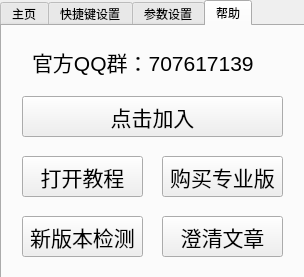
<?xml version="1.0" encoding="UTF-8"?>
<ui version="4.0">
 <class>MainWindow</class>
 <widget class="QMainWindow" name="MainWindow">
  <property name="geometry">
   <rect>
    <x>0</x>
    <y>0</y>
    <width>304</width>
    <height>277</height>
   </rect>
  </property>
  <property name="windowTitle">
   <string>ClipNoteFree</string>
  </property>
  <widget class="QWidget" name="centralwidget">
   <widget class="QTabWidget" name="tabWidget">
    <property name="geometry">
     <rect>
      <x>0</x>
      <y>0</y>
      <width>321</width>
      <height>281</height>
     </rect>
    </property>
    <property name="currentIndex">
     <number>3</number>
    </property>
    <widget class="QWidget" name="tab">
     <attribute name="title">
      <string>主页</string>
     </attribute>
     <widget class="QWidget" name="layoutWidget">
      <property name="geometry">
       <rect>
        <x>10</x>
        <y>70</y>
        <width>281</width>
        <height>171</height>
       </rect>
      </property>
      <layout class="QVBoxLayout" name="verticalLayout_3">
       <item>
        <widget class="QPushButton" name="pushButton">
         <property name="sizePolicy">
          <sizepolicy hsizetype="Minimum" vsizetype="Minimum">
           <horstretch>0</horstretch>
           <verstretch>0</verstretch>
          </sizepolicy>
         </property>
         <property name="font">
          <font>
           <pointsize>20</pointsize>
          </font>
         </property>
         <property name="styleSheet">
          <string notr="true">color: rgb(255, 255, 255);
background-color: rgb(0, 170, 255);</string>
         </property>
         <property name="text">
          <string>打开本地视频</string>
         </property>
        </widget>
       </item>
       <item>
        <widget class="QPushButton" name="pushButton_5">
         <property name="sizePolicy">
          <sizepolicy hsizetype="Minimum" vsizetype="Minimum">
           <horstretch>0</horstretch>
           <verstretch>0</verstretch>
          </sizepolicy>
         </property>
         <property name="font">
          <font>
           <pointsize>20</pointsize>
          </font>
         </property>
         <property name="styleSheet">
          <string notr="true">color: rgb(255, 255, 255);
background-color: rgb(0, 255, 127);</string>
         </property>
         <property name="text">
          <string>打开网页视频</string>
         </property>
        </widget>
       </item>
       <item>
        <widget class="QPushButton" name="pushButton_2">
         <property name="sizePolicy">
          <sizepolicy hsizetype="Minimum" vsizetype="Minimum">
           <horstretch>0</horstretch>
           <verstretch>0</verstretch>
          </sizepolicy>
         </property>
         <property name="font">
          <font>
           <pointsize>20</pointsize>
          </font>
         </property>
         <property name="styleSheet">
          <string notr="true">color: rgb(255, 255, 255);
background-color: rgb(255, 170, 255);</string>
         </property>
         <property name="text">
          <string>打开直链视频</string>
         </property>
        </widget>
       </item>
      </layout>
     </widget>
     <widget class="QGroupBox" name="groupBox">
      <property name="geometry">
       <rect>
        <x>10</x>
        <y>10</y>
        <width>281</width>
        <height>51</height>
       </rect>
      </property>
      <property name="title">
       <string>选项</string>
      </property>
      <widget class="QWidget" name="horizontalLayoutWidget">
       <property name="geometry">
        <rect>
         <x>10</x>
         <y>20</y>
         <width>263</width>
         <height>21</height>
        </rect>
       </property>
       <layout class="QHBoxLayout" name="horizontalLayout">
        <item>
         <widget class="QCheckBox" name="checkBox_1">
          <property name="sizePolicy">
           <sizepolicy hsizetype="Minimum" vsizetype="Fixed">
            <horstretch>0</horstretch>
            <verstretch>0</verstretch>
           </sizepolicy>
          </property>
          <property name="text">
           <string>时分秒格式</string>
          </property>
         </widget>
        </item>
        <item>
         <widget class="QCheckBox" name="checkBox_2">
          <property name="sizePolicy">
           <sizepolicy hsizetype="Minimum" vsizetype="Fixed">
            <horstretch>0</horstretch>
            <verstretch>0</verstretch>
           </sizepolicy>
          </property>
          <property name="text">
           <string>打开至托盘</string>
          </property>
         </widget>
        </item>
        <item>
         <widget class="QCheckBox" name="checkBox_3">
          <property name="sizePolicy">
           <sizepolicy hsizetype="Minimum" vsizetype="Fixed">
            <horstretch>0</horstretch>
            <verstretch>0</verstretch>
           </sizepolicy>
          </property>
          <property name="text">
           <string>开机自启动</string>
          </property>
         </widget>
        </item>
       </layout>
      </widget>
     </widget>
    </widget>
    <widget class="QWidget" name="tab_2">
     <attribute name="title">
      <string>快捷键设置</string>
     </attribute>
     <widget class="QGroupBox" name="groupBox_2">
      <property name="geometry">
       <rect>
        <x>0</x>
        <y>10</y>
        <width>291</width>
        <height>241</height>
       </rect>
      </property>
      <property name="title">
       <string>快捷键</string>
      </property>
      <widget class="QWidget" name="gridLayoutWidget_2">
       <property name="geometry">
        <rect>
         <x>20</x>
         <y>20</y>
         <width>261</width>
         <height>211</height>
        </rect>
       </property>
       <layout class="QGridLayout" name="gridLayout_2">
        <item row="3" column="2">
         <widget class="QKeySequenceEdit" name="keySequenceEdit_6">
          <property name="toolTip">
           <string>&lt;html&gt;&lt;head/&gt;&lt;body&gt;&lt;p&gt;快退&lt;/p&gt;&lt;/body&gt;&lt;/html&gt;</string>
          </property>
          <property name="whatsThis">
           <string>&lt;html&gt;&lt;head/&gt;&lt;body&gt;&lt;p&gt;&lt;br/&gt;&lt;/p&gt;&lt;/body&gt;&lt;/html&gt;</string>
          </property>
          <!-- <property name="clearButtonEnabled">
           <bool>true</bool>
          </property>
          <property name="maximumSequenceLength">
           <longLong>1</longLong>
          </property> -->
         </widget>
        </item>
        <item row="4" column="0">
         <widget class="QLabel" name="label_12">
          <property name="text">
           <string>播放/暂停</string>
          </property>
          <property name="alignment">
           <set>Qt::AlignCenter</set>
          </property>
         </widget>
        </item>
        <item row="0" column="2">
         <widget class="QLabel" name="label_5">
          <property name="text">
           <string>编辑截图</string>
          </property>
          <property name="alignment">
           <set>Qt::AlignCenter</set>
          </property>
         </widget>
        </item>
        <item row="4" column="1">
         <widget class="QLabel" name="label_13">
          <property name="text">
           <string>加速</string>
          </property>
          <property name="alignment">
           <set>Qt::AlignCenter</set>
          </property>
         </widget>
        </item>
        <item row="0" column="1">
         <widget class="QLabel" name="label_4">
          <property name="text">
           <string>视频截图</string>
          </property>
          <property name="alignment">
           <set>Qt::AlignCenter</set>
          </property>
         </widget>
        </item>
        <item row="3" column="1">
         <widget class="QKeySequenceEdit" name="keySequenceEdit_5">
          <property name="toolTip">
           <string>&lt;html&gt;&lt;head/&gt;&lt;body&gt;&lt;p&gt;快进&lt;/p&gt;&lt;/body&gt;&lt;/html&gt;</string>
          </property>
          <property name="whatsThis">
           <string>&lt;html&gt;&lt;head/&gt;&lt;body&gt;&lt;p&gt;&lt;br/&gt;&lt;/p&gt;&lt;/body&gt;&lt;/html&gt;</string>
          </property>
          <!-- <property name="clearButtonEnabled">
           <bool>true</bool>
          </property>
          <property name="maximumSequenceLength">
           <longLong>1</longLong>
          </property> -->
         </widget>
        </item>
        <item row="1" column="2">
         <widget class="QKeySequenceEdit" name="keySequenceEdit_3">
          <property name="toolTip">
           <string>&lt;html&gt;&lt;head/&gt;&lt;body&gt;&lt;p&gt;编辑截图&lt;/p&gt;&lt;/body&gt;&lt;/html&gt;</string>
          </property>
          <property name="whatsThis">
           <string>&lt;html&gt;&lt;head/&gt;&lt;body&gt;&lt;p&gt;&lt;br/&gt;&lt;/p&gt;&lt;/body&gt;&lt;/html&gt;</string>
          </property>
          <!-- <property name="clearButtonEnabled">
           <bool>true</bool>
          </property>
          <property name="maximumSequenceLength">
           <longLong>1</longLong>
          </property> -->
         </widget>
        </item>
        <item row="7" column="2">
         <widget class="QKeySequenceEdit" name="keySequenceEdit_12">
          <property name="toolTip">
           <string>&lt;html&gt;&lt;head/&gt;&lt;body&gt;&lt;p&gt;音量-&lt;/p&gt;&lt;/body&gt;&lt;/html&gt;</string>
          </property>
          <property name="whatsThis">
           <string>&lt;html&gt;&lt;head/&gt;&lt;body&gt;&lt;p&gt;&lt;br/&gt;&lt;/p&gt;&lt;/body&gt;&lt;/html&gt;</string>
          </property>
          <!-- <property name="clearButtonEnabled">
           <bool>true</bool>
          </property>
          <property name="maximumSequenceLength">
           <longLong>1</longLong>
          </property> -->
         </widget>
        </item>
        <item row="7" column="1">
         <widget class="QKeySequenceEdit" name="keySequenceEdit_11">
          <property name="toolTip">
           <string>&lt;html&gt;&lt;head/&gt;&lt;body&gt;&lt;p&gt;音量+&lt;/p&gt;&lt;/body&gt;&lt;/html&gt;</string>
          </property>
          <property name="whatsThis">
           <string>&lt;html&gt;&lt;head/&gt;&lt;body&gt;&lt;p&gt;&lt;br/&gt;&lt;/p&gt;&lt;/body&gt;&lt;/html&gt;</string>
          </property>
          <!-- <property name="clearButtonEnabled">
           <bool>true</bool>
          </property>
          <property name="maximumSequenceLength">
           <longLong>1</longLong>
          </property> -->
         </widget>
        </item>
        <item row="0" column="0">
         <widget class="QLabel" name="label">
          <property name="text">
           <string>跳转链接</string>
          </property>
          <property name="alignment">
           <set>Qt::AlignCenter</set>
          </property>
         </widget>
        </item>
        <item row="5" column="2">
         <widget class="QKeySequenceEdit" name="keySequenceEdit_9">
          <property name="toolTip">
           <string>&lt;html&gt;&lt;head/&gt;&lt;body&gt;&lt;p&gt;减速&lt;/p&gt;&lt;/body&gt;&lt;/html&gt;</string>
          </property>
          <property name="whatsThis">
           <string>&lt;html&gt;&lt;head/&gt;&lt;body&gt;&lt;p&gt;&lt;br/&gt;&lt;/p&gt;&lt;/body&gt;&lt;/html&gt;</string>
          </property>
          <!-- <property name="clearButtonEnabled">
           <bool>true</bool>
          </property>
          <property name="maximumSequenceLength">
           <longLong>1</longLong>
          </property> -->
         </widget>
        </item>
        <item row="2" column="2">
         <widget class="QLabel" name="label_9">
          <property name="text">
           <string>快退</string>
          </property>
          <property name="alignment">
           <set>Qt::AlignCenter</set>
          </property>
         </widget>
        </item>
        <item row="3" column="0">
         <widget class="QKeySequenceEdit" name="keySequenceEdit_4">
          <property name="toolTip">
           <string>&lt;html&gt;&lt;head/&gt;&lt;body&gt;&lt;p&gt;提取文字&lt;/p&gt;&lt;/body&gt;&lt;/html&gt;</string>
          </property>
          <property name="whatsThis">
           <string>&lt;html&gt;&lt;head/&gt;&lt;body&gt;&lt;p&gt;&lt;br/&gt;&lt;/p&gt;&lt;/body&gt;&lt;/html&gt;</string>
          </property>
          <!-- <property name="clearButtonEnabled">
           <bool>true</bool>
          </property>
          <property name="maximumSequenceLength">
           <longLong>1</longLong>
          </property> -->
         </widget>
        </item>
        <item row="1" column="0">
         <widget class="QKeySequenceEdit" name="keySequenceEdit_1">
          <property name="toolTip">
           <string>&lt;html&gt;&lt;head/&gt;&lt;body&gt;&lt;p&gt;插入跳转链接&lt;/p&gt;&lt;/body&gt;&lt;/html&gt;</string>
          </property>
          <property name="whatsThis">
           <string>&lt;html&gt;&lt;head/&gt;&lt;body&gt;&lt;p&gt;&lt;br/&gt;&lt;/p&gt;&lt;/body&gt;&lt;/html&gt;</string>
          </property>
          <!-- <property name="clearButtonEnabled">
           <bool>true</bool>
          </property>
          <property name="maximumSequenceLength">
           <longLong>1</longLong>
          </property> -->
         </widget>
        </item>
        <item row="2" column="0">
         <widget class="QLabel" name="label_7">
          <property name="text">
           <string>提取文字</string>
          </property>
          <property name="alignment">
           <set>Qt::AlignCenter</set>
          </property>
         </widget>
        </item>
        <item row="5" column="0">
         <widget class="QKeySequenceEdit" name="keySequenceEdit_7">
          <property name="toolTip">
           <string>&lt;html&gt;&lt;head/&gt;&lt;body&gt;&lt;p&gt;播放/暂停&lt;/p&gt;&lt;/body&gt;&lt;/html&gt;</string>
          </property>
          <property name="whatsThis">
           <string>&lt;html&gt;&lt;head/&gt;&lt;body&gt;&lt;p&gt;&lt;br/&gt;&lt;/p&gt;&lt;/body&gt;&lt;/html&gt;</string>
          </property>
          <!-- <property name="clearButtonEnabled">
           <bool>true</bool>
          </property>
          <property name="maximumSequenceLength">
           <longLong>1</longLong>
          </property> -->
         </widget>
        </item>
        <item row="5" column="1">
         <widget class="QKeySequenceEdit" name="keySequenceEdit_8">
          <property name="toolTip">
           <string>&lt;html&gt;&lt;head/&gt;&lt;body&gt;&lt;p&gt;加速&lt;/p&gt;&lt;/body&gt;&lt;/html&gt;</string>
          </property>
          <property name="whatsThis">
           <string>&lt;html&gt;&lt;head/&gt;&lt;body&gt;&lt;p&gt;&lt;br/&gt;&lt;/p&gt;&lt;/body&gt;&lt;/html&gt;</string>
          </property>
          <!-- <property name="clearButtonEnabled">
           <bool>true</bool>
          </property>
          <property name="maximumSequenceLength">
           <longLong>1</longLong>
          </property> -->
         </widget>
        </item>
        <item row="2" column="1">
         <widget class="QLabel" name="label_8">
          <property name="text">
           <string>快进</string>
          </property>
          <property name="alignment">
           <set>Qt::AlignCenter</set>
          </property>
         </widget>
        </item>
        <item row="4" column="2">
         <widget class="QLabel" name="label_14">
          <property name="text">
           <string>减速</string>
          </property>
          <property name="alignment">
           <set>Qt::AlignCenter</set>
          </property>
         </widget>
        </item>
        <item row="7" column="0">
         <widget class="QKeySequenceEdit" name="keySequenceEdit_10">
          <property name="toolTip">
           <string>&lt;html&gt;&lt;head/&gt;&lt;body&gt;&lt;p&gt;常速&lt;/p&gt;&lt;/body&gt;&lt;/html&gt;</string>
          </property>
          <property name="whatsThis">
           <string>&lt;html&gt;&lt;head/&gt;&lt;body&gt;&lt;p&gt;&lt;br/&gt;&lt;/p&gt;&lt;/body&gt;&lt;/html&gt;</string>
          </property>
          <!-- <property name="clearButtonEnabled">
           <bool>true</bool>
          </property>
          <property name="maximumSequenceLength">
           <longLong>1</longLong>
          </property> -->
         </widget>
        </item>
        <item row="1" column="1">
         <widget class="QKeySequenceEdit" name="keySequenceEdit_2">
          <property name="toolTip">
           <string>&lt;html&gt;&lt;head/&gt;&lt;body&gt;&lt;p&gt;视频截图&lt;/p&gt;&lt;/body&gt;&lt;/html&gt;</string>
          </property>
          <property name="whatsThis">
           <string>&lt;html&gt;&lt;head/&gt;&lt;body&gt;&lt;p&gt;&lt;br/&gt;&lt;/p&gt;&lt;/body&gt;&lt;/html&gt;</string>
          </property>
          <!-- <property name="clearButtonEnabled">
           <bool>true</bool>
          </property>
          <property name="maximumSequenceLength">
           <longLong>1</longLong>
          </property> -->
         </widget>
        </item>
        <item row="6" column="0">
         <widget class="QLabel" name="label_15">
          <property name="text">
           <string>常速</string>
          </property>
          <property name="alignment">
           <set>Qt::AlignCenter</set>
          </property>
         </widget>
        </item>
        <item row="6" column="1">
         <widget class="QLabel" name="label_16">
          <property name="text">
           <string>音量+</string>
          </property>
          <property name="alignment">
           <set>Qt::AlignCenter</set>
          </property>
         </widget>
        </item>
        <item row="6" column="2">
         <widget class="QLabel" name="label_17">
          <property name="text">
           <string>音量-</string>
          </property>
          <property name="alignment">
           <set>Qt::AlignCenter</set>
          </property>
         </widget>
        </item>
       </layout>
      </widget>
     </widget>
    </widget>
    <widget class="QWidget" name="tab_5">
     <attribute name="title">
      <string>参数设置</string>
     </attribute>
     <widget class="QGroupBox" name="groupBox_3">
      <property name="geometry">
       <rect>
        <x>10</x>
        <y>160</y>
        <width>281</width>
        <height>81</height>
       </rect>
      </property>
      <property name="title">
       <string>百度智能云（高精度OCR）</string>
      </property>
      <widget class="QWidget" name="formLayoutWidget_2">
       <property name="geometry">
        <rect>
         <x>10</x>
         <y>20</y>
         <width>261</width>
         <height>51</height>
        </rect>
       </property>
       <layout class="QFormLayout" name="formLayout_2">
        <item row="0" column="0">
         <widget class="QLabel" name="label_3">
          <property name="text">
           <string>API_KEY</string>
          </property>
          <property name="alignment">
           <set>Qt::AlignCenter</set>
          </property>
         </widget>
        </item>
        <item row="0" column="1">
         <widget class="QLineEdit" name="lineEdit_4"/>
        </item>
        <item row="1" column="0">
         <widget class="QLabel" name="label_6">
          <property name="text">
           <string>SECRET_KEY</string>
          </property>
          <property name="alignment">
           <set>Qt::AlignCenter</set>
          </property>
         </widget>
        </item>
        <item row="1" column="1">
         <widget class="QLineEdit" name="lineEdit_5"/>
        </item>
       </layout>
      </widget>
     </widget>
     <widget class="QGroupBox" name="groupBox_5">
      <property name="geometry">
       <rect>
        <x>10</x>
        <y>0</y>
        <width>281</width>
        <height>81</height>
       </rect>
      </property>
      <property name="title">
       <string>路径</string>
      </property>
      <widget class="QWidget" name="formLayoutWidget_4">
       <property name="geometry">
        <rect>
         <x>10</x>
         <y>20</y>
         <width>221</width>
         <height>51</height>
        </rect>
       </property>
       <layout class="QFormLayout" name="formLayout_4">
        <item row="0" column="0">
         <widget class="QLabel" name="label_10">
          <property name="text">
           <string>PotPlayer</string>
          </property>
         </widget>
        </item>
        <item row="0" column="1">
         <widget class="QLineEdit" name="lineEdit_9">
          <property name="readOnly">
           <bool>true</bool>
          </property>
         </widget>
        </item>
        <item row="1" column="0">
         <widget class="QLabel" name="label_11">
          <property name="text">
           <string>Snipaste</string>
          </property>
         </widget>
        </item>
        <item row="1" column="1">
         <widget class="QLineEdit" name="lineEdit_10">
          <property name="readOnly">
           <bool>true</bool>
          </property>
         </widget>
        </item>
       </layout>
      </widget>
      <widget class="QPushButton" name="pushButton_13">
       <property name="geometry">
        <rect>
         <x>230</x>
         <y>22</y>
         <width>41</width>
         <height>21</height>
        </rect>
       </property>
       <property name="text">
        <string>选择</string>
       </property>
      </widget>
      <widget class="QPushButton" name="pushButton_14">
       <property name="geometry">
        <rect>
         <x>230</x>
         <y>50</y>
         <width>41</width>
         <height>21</height>
        </rect>
       </property>
       <property name="text">
        <string>选择</string>
       </property>
      </widget>
     </widget>
     <widget class="QGroupBox" name="groupBox_6">
      <property name="geometry">
       <rect>
        <x>10</x>
        <y>90</y>
        <width>281</width>
        <height>51</height>
       </rect>
      </property>
      <property name="title">
       <string>自定义链接格式</string>
      </property>
      <widget class="QLineEdit" name="lineEdit">
       <property name="geometry">
        <rect>
         <x>10</x>
         <y>20</y>
         <width>261</width>
         <height>21</height>
        </rect>
       </property>
       <property name="toolTip">
        <string>&lt;html&gt;&lt;head/&gt;&lt;body&gt;&lt;p&gt;$time时间$url链接$name文件名(无扩展名)$filename(有扩展名)$path文件路径$srt字幕&lt;/p&gt;&lt;/body&gt;&lt;/html&gt;</string>
       </property>
       <property name="whatsThis">
        <string>&lt;html&gt;&lt;head/&gt;&lt;body&gt;&lt;p&gt;&lt;br/&gt;&lt;/p&gt;&lt;/body&gt;&lt;/html&gt;</string>
       </property>
       <property name="text">
        <string>[$time]($url)</string>
       </property>
      </widget>
     </widget>
    </widget>
    <widget class="QWidget" name="tab_3">
     <attribute name="title">
      <string>帮助</string>
     </attribute>
     <widget class="QLabel" name="label_2">
      <property name="geometry">
       <rect>
        <x>30</x>
        <y>10</y>
        <width>231</width>
        <height>51</height>
       </rect>
      </property>
      <property name="sizePolicy">
       <sizepolicy hsizetype="Fixed" vsizetype="Fixed">
        <horstretch>0</horstretch>
        <verstretch>0</verstretch>
       </sizepolicy>
      </property>
      <property name="font">
       <font>
        <pointsize>16</pointsize>
       </font>
      </property>
      <property name="text">
       <string>官方QQ群：707617139</string>
      </property>
     </widget>
     <widget class="QPushButton" name="pushButton_4">
      <property name="geometry">
       <rect>
        <x>20</x>
        <y>70</y>
        <width>261</width>
        <height>41</height>
       </rect>
      </property>
      <property name="sizePolicy">
       <sizepolicy hsizetype="Fixed" vsizetype="Fixed">
        <horstretch>0</horstretch>
        <verstretch>0</verstretch>
       </sizepolicy>
      </property>
      <property name="font">
       <font>
        <pointsize>16</pointsize>
       </font>
      </property>
      <property name="text">
       <string>点击加入</string>
      </property>
     </widget>
     <widget class="QPushButton" name="pushButton_11">
      <property name="geometry">
       <rect>
        <x>20</x>
        <y>130</y>
        <width>121</width>
        <height>41</height>
       </rect>
      </property>
      <property name="sizePolicy">
       <sizepolicy hsizetype="Fixed" vsizetype="Fixed">
        <horstretch>0</horstretch>
        <verstretch>0</verstretch>
       </sizepolicy>
      </property>
      <property name="font">
       <font>
        <pointsize>16</pointsize>
       </font>
      </property>
      <property name="text">
       <string>打开教程</string>
      </property>
     </widget>
     <widget class="QPushButton" name="pushButton_12">
      <property name="geometry">
       <rect>
        <x>160</x>
        <y>190</y>
        <width>121</width>
        <height>41</height>
       </rect>
      </property>
      <property name="sizePolicy">
       <sizepolicy hsizetype="Fixed" vsizetype="Fixed">
        <horstretch>0</horstretch>
        <verstretch>0</verstretch>
       </sizepolicy>
      </property>
      <property name="font">
       <font>
        <pointsize>16</pointsize>
       </font>
      </property>
      <property name="text">
       <string>澄清文章</string>
      </property>
     </widget>
     <widget class="QPushButton" name="pushButton_15">
      <property name="geometry">
       <rect>
        <x>160</x>
        <y>130</y>
        <width>121</width>
        <height>41</height>
       </rect>
      </property>
      <property name="sizePolicy">
       <sizepolicy hsizetype="Fixed" vsizetype="Fixed">
        <horstretch>0</horstretch>
        <verstretch>0</verstretch>
       </sizepolicy>
      </property>
      <property name="font">
       <font>
        <pointsize>16</pointsize>
       </font>
      </property>
      <property name="text">
       <string>购买专业版</string>
      </property>
     </widget>
     <widget class="QPushButton" name="pushButton_16">
      <property name="geometry">
       <rect>
        <x>20</x>
        <y>190</y>
        <width>121</width>
        <height>41</height>
       </rect>
      </property>
      <property name="sizePolicy">
       <sizepolicy hsizetype="Fixed" vsizetype="Fixed">
        <horstretch>0</horstretch>
        <verstretch>0</verstretch>
       </sizepolicy>
      </property>
      <property name="font">
       <font>
        <pointsize>16</pointsize>
       </font>
      </property>
      <property name="text">
       <string>新版本检测</string>
      </property>
     </widget>
    </widget>
   </widget>
  </widget>
 </widget>
 <tabstops>
  <tabstop>tabWidget</tabstop>
  <tabstop>pushButton</tabstop>
  <tabstop>pushButton_5</tabstop>
  <tabstop>pushButton_2</tabstop>
  <tabstop>keySequenceEdit_1</tabstop>
  <tabstop>keySequenceEdit_2</tabstop>
  <tabstop>keySequenceEdit_3</tabstop>
  <tabstop>pushButton_4</tabstop>
  <tabstop>pushButton_11</tabstop>
  <tabstop>pushButton_12</tabstop>
 </tabstops>
 <resources/>
 <connections/>
</ui>
